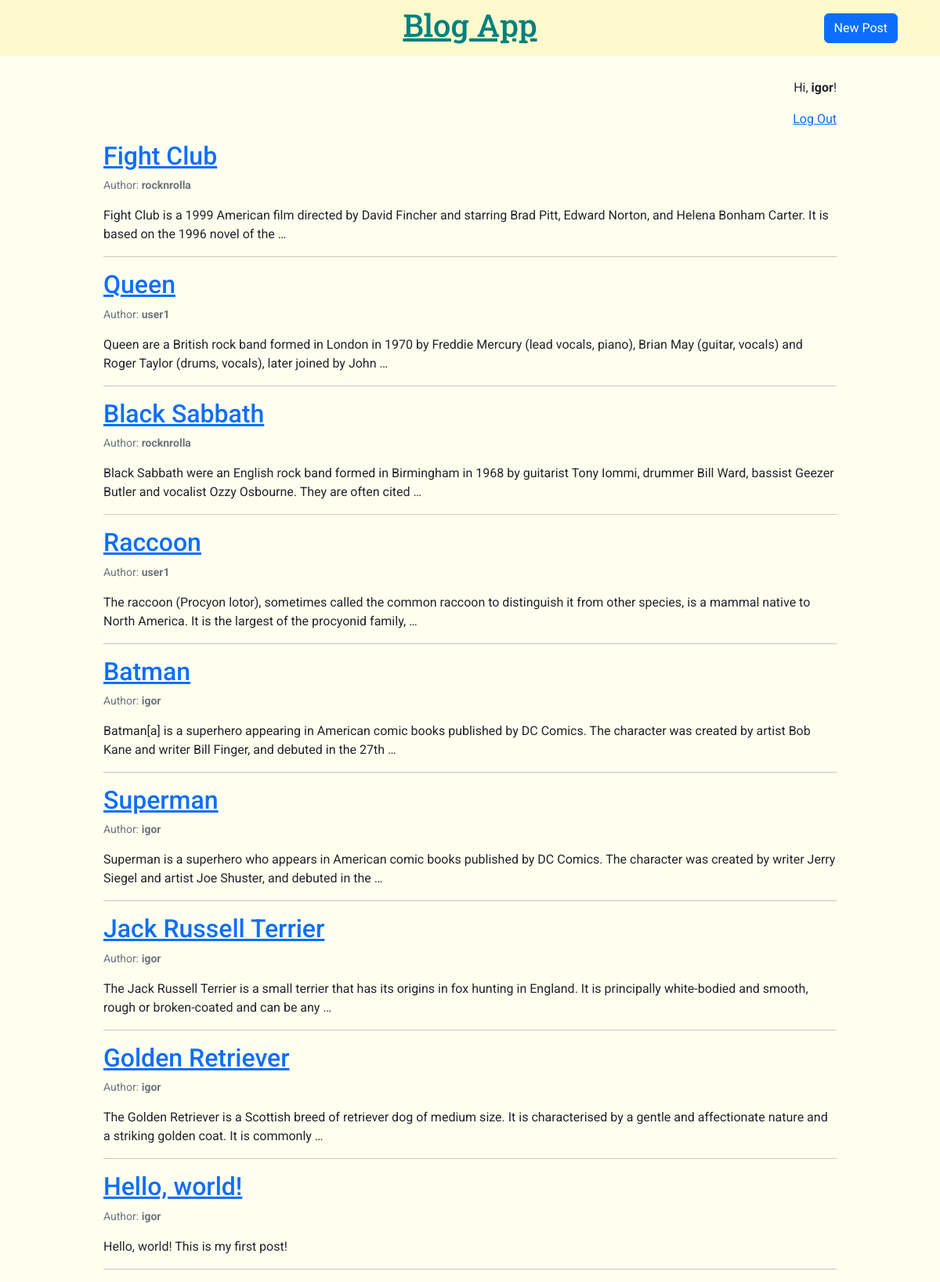
/blog_app/ (signed in), run on the app's committed database.
### blog_app/models.py (models this page shows, shortened)
class Post(models.Model):
	title = models.CharField(max_length=200)
	author = models.ForeignKey("auth.user", on_delete=models.CASCADE) # many-to-one relationship
	date = models.DateTimeField(auto_now_add=True)
	text = models.TextField()
	img = models.ImageField(upload_to="images/", blank=True)
	slug = models.SlugField(unique=True, max_length=100, null=False, default="")
	tags = TaggableManager()

### blog_app/views.py (the view)
# urls.py: path("", views.BlogListView.as_view(), name="index"),
class BlogListView(ListView):
	model = Post
	template_name = "blog_app/index.html"
	ordering = ["-date"] # sort by date in descending order (new posts on top)

### blog_app/templates/blog_app/index.html
{% extends "blog_app/base.html" %}
{% block content %}
<div class="container my-container">
{% for post in post_list %}
	<h2><a href="{% url 'post_detail' post.pk %}">{{ post.title }}</a></h2>
	<p class="text-secondary small">Author: <b>{{ post.author }}</b></p>
	<p>{{ post.text|truncatewords:30 }}</p>
	<hr>
{% empty %}
	<p>No posts yet</p>
{% endfor %}
</div>
{% endblock content %}

### blog_app/templates/blog_app/base.html (shortened to what this page needs)
{% load static %}
<!DOCTYPE html>
	<html lang="en">
	<head>
		<link rel="stylesheet" href="{% static 'css/bootstrap.min.css' %}">
		<link rel="stylesheet" href="{% static 'css/main.css' %}">
	</head>
	<body>
		<header>
			<nav class="navbar navbar-expand-sm fixed-top">
				<div class="container mx-auto row">
					<div class="col-6 text-center">
						<h1><a href="{% url 'index' %}">Blog App</a></h1>
					</div>
					<div class="col-3 text-end">
						<a href="{% url 'new_post' %}" class="btn btn-primary">New Post</a>
					</div>
				</div>
			</nav>
		</header>
		<div class="welcome-user container text-end">
		{% if user.is_authenticated %}
			<p>Hi, <b>{{ user.username }}</b>!</p>
			<p><a href="{% url 'logout' %}">Log Out</a></p>
		{% else %}
			<p>You are not logged in</p>
			<p><a href="{% url 'login' %}">Log In</a> |
				<a href="{% url 'signup' %}">Sign Up</a>
			</p>
		{% endif %}
		</div>
		{% block content %}
		{% endblock content %}
	</body>
</html>

### static/css/main.css (style rules this page uses)
body { font-family: "Roboto", sans-serif; background: ivory; }
h1 { font-family: "Roboto Slab", serif; font-weight: 500; color: teal; }
header nav.navbar { background: lemonchiffon; }
header nav.navbar h1 a, .post-entry h2 { font-family: "Roboto Slab", serif; color: teal; }
.my-container { max-width: 960px; }
.welcome-user { max-width: 960px; margin-top: 100px; }

### data on the page
Post: title "Fight Club", author "rocknrolla", text "Fight Club is a 1999 American film directed by David Fincher and starring Brad Pitt, Edward Norton, and Helena Bonham Carter. It is based on the 1996 novel of the …"
Post: title "Queen", author "user1", text "Queen are a British rock band formed in London in 1970 by Freddie Mercury (lead vocals, piano), Brian May (guitar, vocals) and Roger Taylor (drums, vocals), later joined by John …"
Post: title "Black Sabbath", author "rocknrolla", text "Black Sabbath were an English rock band formed in Birmingham in 1968 by guitarist Tony Iommi, drummer Bill Ward, bassist Geezer Butler and vocalist Ozzy Osbourne. They are often cited …"
Post: title "Raccoon", author "user1", text "The raccoon (Procyon lotor), sometimes called the common raccoon to distinguish it from other species, is a mammal native to North America. It is the largest of the procyonid family, …"
Post: title "Batman", author "igor", text "Batman[a] is a superhero appearing in American comic books published by DC Comics. The character was created by artist Bob Kane and writer Bill Finger, and debuted in the 27th …"
Post: title "Superman", author "igor", text "Superman is a superhero who appears in American comic books published by DC Comics. The character was created by writer Jerry Siegel and artist Joe Shuster, and debuted in the …"
Post: title "Jack Russell Terrier", author "igor", text "The Jack Russell Terrier is a small terrier that has its origins in fox hunting in England. It is principally white-bodied and smooth, rough or broken-coated and can be any …"
Post: title "Golden Retriever", author "igor", text "The Golden Retriever is a Scottish breed of retriever dog of medium size. It is characterised by a gentle and affectionate nature and a striking golden coat. It is commonly …"
Post: title "Hello, world!", author "igor", text "Hello, world! This is my first post!"

### other printed values
{{ user.username }} "igor"
